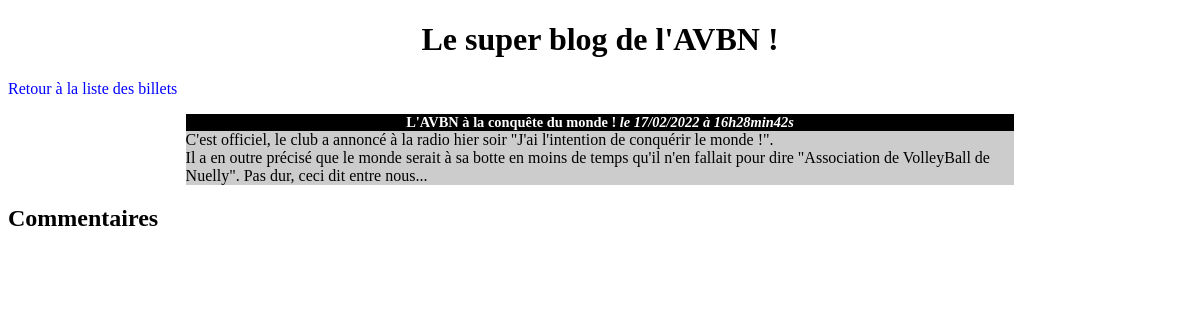
Page /index.php?action=post&id=2 on the committed database.
### tables this page shows
CREATE TABLE `posts` (
  `id` int(11) NOT NULL AUTO_INCREMENT,
  `title` varchar(255) NOT NULL,
  `content` text NOT NULL,
  `creation_date` datetime NOT NULL,
  PRIMARY KEY (`id`)
);

### src/controllers/post.php (called while the page is built, shortened)
<?php
require_once(__DIR__. '/../model.php');
function post(string $id) {
    $post = getPost($id);
    require(__DIR__. '/../../templates/post.php');
}

### src/model.php (called while the page is built, shortened)
<?php
function getPost ($id) {
    $database = dbConnect();
    $statement = $database->prepare(
        "SELECT id, title, content, DATE_FORMAT(creation_date, '%d/%m/%Y à %Hh%imin%ss') AS
    creation_date FROM posts WHERE id = ?"
    );
    $statement->execute([$id]);
    $row = $statement->fetch();
    $post = [
        'title' => $row['title'],
        'creation_date' => $row['creation_date'],
        'content' => $row['content'],
    ];
    return $post;
}
function dbConnect() {
    try {
        $database = new PDO('mysql:host=localhost;dbname=blog;charset=utf8', 'blog', 'LAcway[VW@SHu9.O');
        return $database;
    } catch (Exception $e) {
        die('Erreur : ' . $e->getMessage());
    }
}

### templates/post.php (the view, shortened to what this page needs)
<h1>Le super blog de l'AVBN !</h1>
<a href="index.php">
   <p>Retour à la liste des billets</p>
</a>
<div class="news">
   <h3>
      <?= htmlspecialchars($post['title']) ?>
      <em>le <?= $post['creation_date'] ?></em>
   </h3>
   <p>
      <?= nl2br(htmlspecialchars($post['content'])); ?>
   </p>
</div>
<h2>Commentaires</h2>
<?php require(__DIR__ . '/layout.php');

### style.css (style rules this page uses)
h1, h3 { text-align:center; }
h3 { background-color:black; color:white; font-size:0.9em; margin-bottom:0px; }
.news p { background-color:#CCCCCC; margin-top:0px; }
.news { width:70%; margin:auto; }
a { text-decoration: none; color: blue; }

### rows in the picture
posts: title "L'AVBN à la conquête du monde !", content "C'est officiel, le club a annoncé à la radio hier soir \"J'ai l'intention de conquérir le monde !\". Il a en outre précisé que le monde serait à sa botte en moins de temps qu'il n'en fallait pour dire \"Association de VolleyBall de Nuelly\". Pas dur, ceci dit entre nous..."

### other values in the picture
$post['creation_date'] "17/02/2022 à 16h28min42s"
